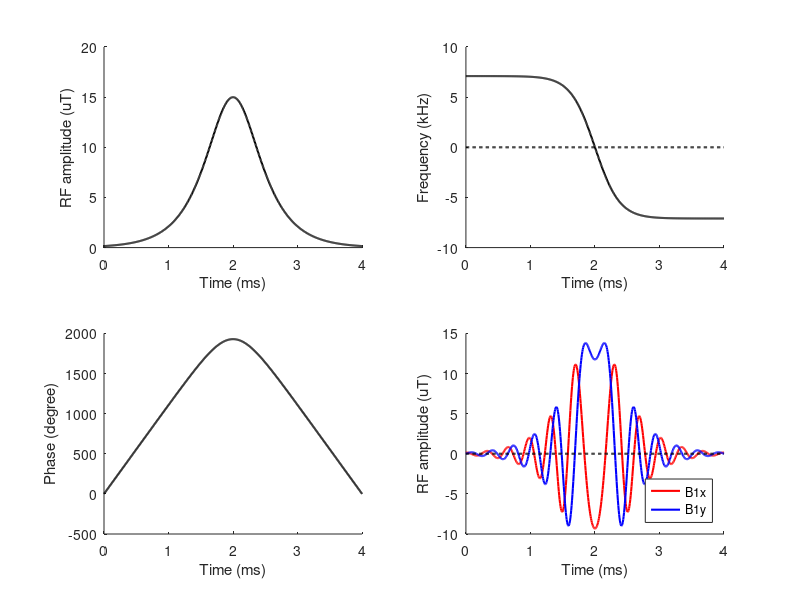

MATLAB code for this plot: (Note: this script raises an error after producing the figure.)
% Graaf_Fig_5p16_ver_3p0.m
% Written by Kyungmin Nam
% Email: K.M.Nam@umcutrecht.nl
% Started: 03/09/2019, Last modified: 17/09/2019
%--------------------------------------------------------------------------
%% Clean slate
clear variables; close all; clc;

%% Add paths
addpath E:\mfiles_kmin\2DCAIPI\utils\export_fig

%% Set location
data_dir      = 'E:\mfiles_kmin\github\sLASER_GIRF-KMINNAM';
output_dir    = 'E:\mfiles_kmin\github\sLASER_GIRF-KMINNAM\output'; mkdir(output_dir);
data_filename = 'Graaf_Fig_5p16_ver_3p0';

% Robin_de_Graaf figure 5.16
dt = 6.4e-6; % RF dwell time  [sec]
T  = 4e-3;   % pulse duration [sec]

% Define discrete samples of time over [0 T)
nt = ceil(T/dt)+1;    % number of samples
t  = (0:nt-1).' * dt; % [sec]

% Set RF amplitude and frequency
b1max = 15;           % [uT]
vmax  = 7.1;          % [kHz] mu*beta

% define beta
beta = asech(0.01);   % dimensionless parameter
mu   = 1;             % [kHz]

% Figure 5.16 (A) and (B)
am_hs = b1max * sech(beta*(1-2*t/T)); % [uT]
fm_hs = vmax  * tanh(beta*(1-2*t/T)); % [kHz]

% Figure 5.16 (C)
theta = cumtrapz(fm_hs) + 1/360*T/2*mu*log(sech(beta*(1-2*t(1)/T))); % degree

% Figure 5.16 (D)
b_hs = am_hs .* exp(1j*(2*pi/360*theta)); % [uT]
b1x  = real(b_hs); b1y = imag(b_hs);      % [uT]

%--------------------------------------------------------------------------
% Display
%--------------------------------------------------------------------------
LineWidth = 1.5;
black = [0 0 0]; gray  = [0.5 0.5 0.5];

% Figure 5.16 (A)
figure('color', 'w','units','normalized','outerposition',[0 0 1 1]); 
subplot(2,2,1); 
plot(t*1e3, am_hs, 'k', 'LineWidth', LineWidth);
xlabel('Time (ms)'); ylabel('RF amplitude (uT)');
set(gca, 'Box', 'off');

% Figure 5.16 (B)
subplot(2,2,2); 
plot(t*1e3, fm_hs,              'k',   'LineWidth', LineWidth); hold on;
plot(t*1e3, zeros(length(t),1), 'k--', 'LineWidth', LineWidth); hold off;
xlabel('Time (ms)'); ylabel('Frequency (kHz)'); set(gca, 'Box', 'off');

% Figure 5.16 (C)
subplot(2,2,3); 
plot(t*1e3, theta, 'k', 'LineWidth', LineWidth); hold on;
xlabel('Time (ms)'); ylabel('Phase (degree)'); set(gca, 'Box', 'off');

% Figure 5.16 (D)
subplot(2,2,4); 
plot(t*1e3, b1x,                'r',   'LineWidth', LineWidth); hold on;
plot(t*1e3, b1y,                'b',   'LineWidth', LineWidth); 
plot(t*1e3, zeros(length(t),1), 'k--', 'LineWidth', LineWidth); hold off;
xlabel('Time (ms)'); ylabel('RF amplitude (uT)'); set(gca, 'Box', 'off'); 
legend('B1x', 'B1y','Location','Southeast');

% save figure
export_fig(fullfile(output_dir, data_filename), '-m2', '-tif'); close;





















